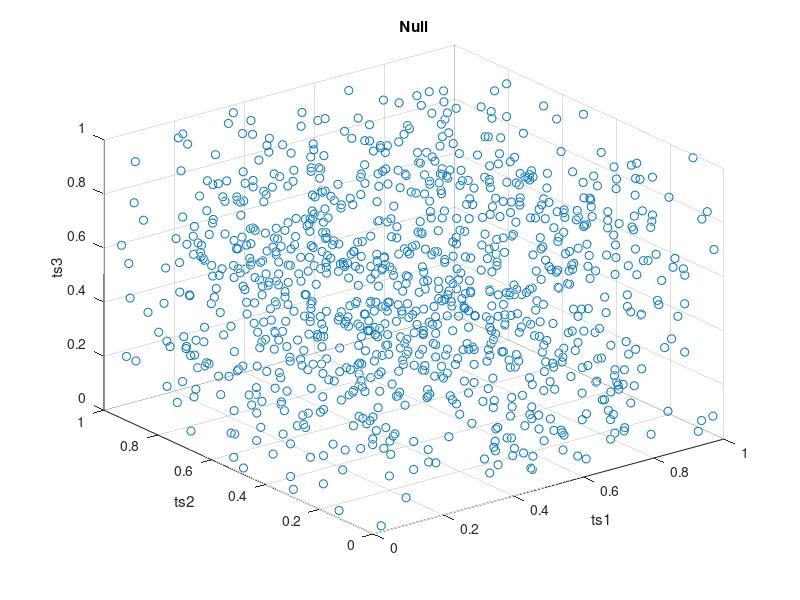
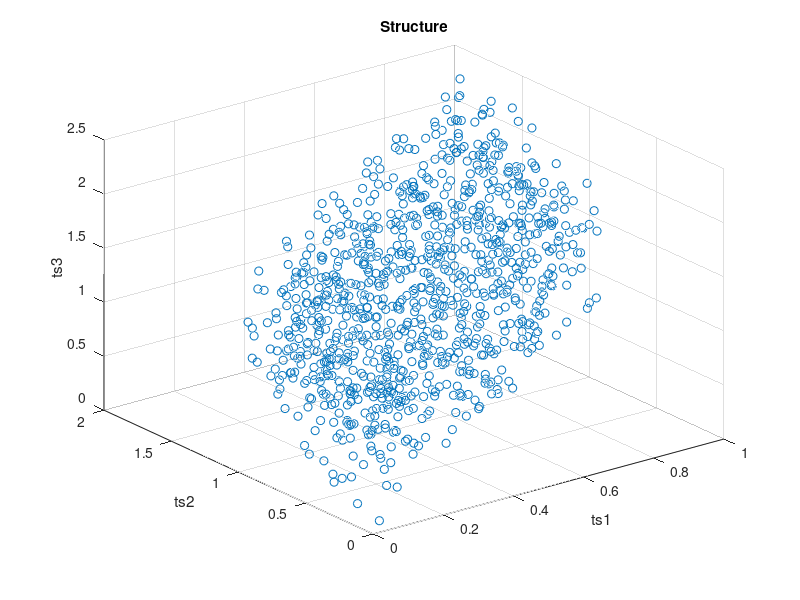

Write MATLAB code to recreate these figures, in order.

% create three random time series (with no autocorrelation)
data_null = rand(1000,3);

% make a plot
figure(1)
scatter3(data_null(:,1),data_null(:,2),data_null(:,3))
set(gcf,'color','w')
xlabel('ts1')
ylabel('ts2')
zlabel('ts3')
title('Null')

% correlation matrix
data_null_corr = corr(data_null);

% mean off-diagonal correlation
null_off_diag = sum(sum(triu(data_null_corr - eye(3))))/size(data_null_corr,1);

% run PCA on null data
[cf_null,sc_null,~,~,ex_null] = pca(data_null);


%% add some off-diagonal correlation structure
data_struct = data_null;
data_struct(:,2) = data_struct(:,1)*.9 + data_struct(:,2);
data_struct(:,3) = data_struct(:,2)*.8 + data_struct(:,3);

% make a plot
figure(2)
scatter3(data_struct(:,1),data_struct(:,2),data_struct(:,3))
set(gcf,'color','w')
xlabel('ts1')
ylabel('ts2')
zlabel('ts3')
title('Structure')

% correlation matrix
data_struct_corr = corr(data_struct);

% mean off-diagonal correlation
struct_off_diag = sum(sum(triu(data_struct_corr - eye(3))))/size(data_struct_corr,1);

% run PCA on null data
[cf_struct,sc_struct,~,~,ex_struct] = pca(data_struct);




